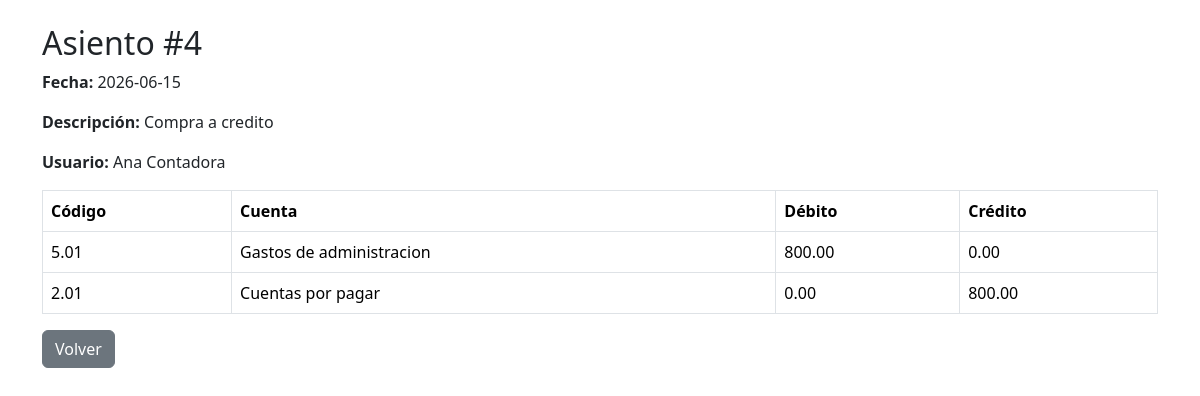
The app's page /diario/diario_ver.php?id=4 with its own data.
### tables this page shows
CREATE TABLE diario (
  id INT AUTO_INCREMENT PRIMARY KEY,
  fecha DATE NOT NULL,
  descripcion VARCHAR(255),
  usuario_id INT NOT NULL,
  estado VARCHAR(20) NOT NULL DEFAULT 'abierto',
  creado_en DATETIME DEFAULT CURRENT_TIMESTAMP,
  FOREIGN KEY (usuario_id) REFERENCES usuarios(id)
);

CREATE TABLE usuarios (
  id INT AUTO_INCREMENT PRIMARY KEY,
  nombre VARCHAR(100) NOT NULL,
  correo VARCHAR(100) NOT NULL UNIQUE,
  contrasena VARCHAR(255) NOT NULL,
  rol_id INT NOT NULL,
  estado_actividad TINYINT(1) NOT NULL DEFAULT 1,
  creado_en DATETIME DEFAULT CURRENT_TIMESTAMP,
  FOREIGN KEY (rol_id) REFERENCES roles(id)
);

CREATE TABLE diario_detalle (
  id INT AUTO_INCREMENT PRIMARY KEY,
  diario_id INT NOT NULL,
  cuenta_id INT NOT NULL,
  debito DECIMAL(12,2) NOT NULL DEFAULT 0,
  credito DECIMAL(12,2) NOT NULL DEFAULT 0,
  FOREIGN KEY (diario_id) REFERENCES diario(id),
  FOREIGN KEY (cuenta_id) REFERENCES cuentas(id)
);

CREATE TABLE cuentas (
  id INT AUTO_INCREMENT PRIMARY KEY,
  codigo VARCHAR(20) NOT NULL UNIQUE,
  nombre VARCHAR(100) NOT NULL,
  clase TINYINT NOT NULL,
  usuario_id INT NOT NULL,
  fecha_registro DATETIME DEFAULT CURRENT_TIMESTAMP,
  activo TINYINT(1) NOT NULL DEFAULT 1,
  FOREIGN KEY (usuario_id) REFERENCES usuarios(id)
);

### diario/diario_ver.php (the view, shortened to what this page needs)
<?php
$pdo = Conexion::obtenerInstancia()->obtenerPDO();
$id = $_GET['id'];
$stmt = $pdo->prepare("
SELECT
d.id,
d.fecha,
d.descripcion,
u.nombre usuario
FROM diario d
INNER JOIN usuarios u
ON d.usuario_id=u.id
WHERE d.id=?
");
$stmt->execute([$id]);
$diario = $stmt->fetch();
$stmt = $pdo->prepare("
SELECT
c.codigo,
c.nombre,
dd.debito,
dd.credito
FROM diario_detalle dd
INNER JOIN cuentas c
ON dd.cuenta_id=c.id
WHERE dd.diario_id=?
");
$stmt->execute([$id]);
$detalle = $stmt->fetchAll();
?>
<!DOCTYPE html>
<html lang="es">
<head>
<link href="https://cdn.jsdelivr.net/npm/bootstrap@5.3.3/dist/css/bootstrap.min.css" rel="stylesheet">
</head>
<body>
<div class="container mt-4">
<h2>Asiento #<?= $diario['id'] ?></h2>
<p>
<strong>Fecha:</strong>
<?= $diario['fecha'] ?>
</p>
<p>
<strong>Descripción:</strong>
<?= htmlspecialchars($diario['descripcion']) ?>
</p>
<p>
<strong>Usuario:</strong>
<?= htmlspecialchars($diario['usuario']) ?>
</p>
<table class="table table-bordered">
<thead>
<tr>
<th>Código</th>
<th>Cuenta</th>
<th>Débito</th>
<th>Crédito</th>
</tr>
</thead>
<tbody>
<?php foreach($detalle as $d): ?>
<tr>
<td><?= $d['codigo'] ?></td>
<td><?= htmlspecialchars($d['nombre']) ?></td>
<td><?= number_format($d['debito'],2) ?></td>
<td><?= number_format($d['credito'],2) ?></td>
</tr>
<?php endforeach; ?>
</tbody>
</table>
<a
href="diario_index.php"
class="btn btn-secondary">
Volver </a>
</div>
</body>
</html>

### records on screen
diario: id "4", fecha "2026-06-15", descripcion "Compra a credito", usuario.nombre "Ana Contadora"
diario_detalle: cuenta.codigo "5.01", cuenta.nombre "Gastos de administracion", debito "800.00", credito "0.00"
diario_detalle: cuenta.codigo "2.01", cuenta.nombre "Cuentas por pagar", debito "0.00", credito "800.00"
